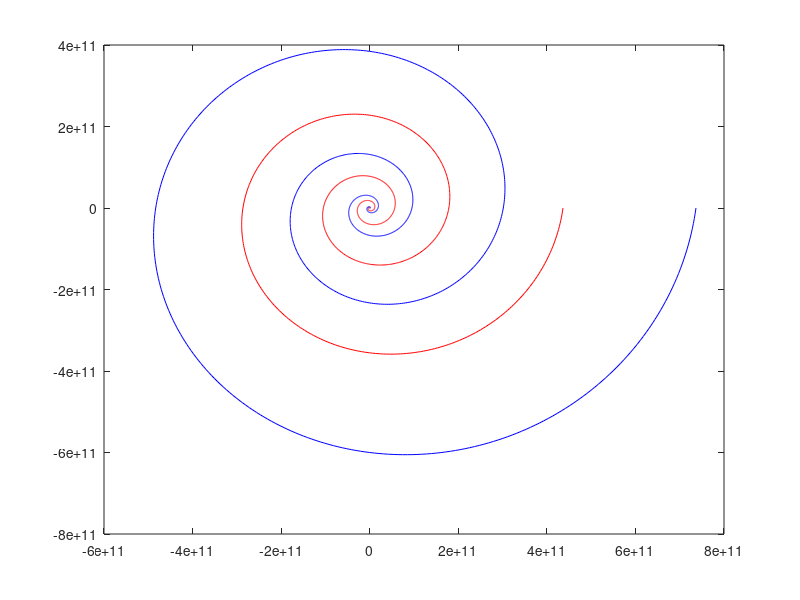
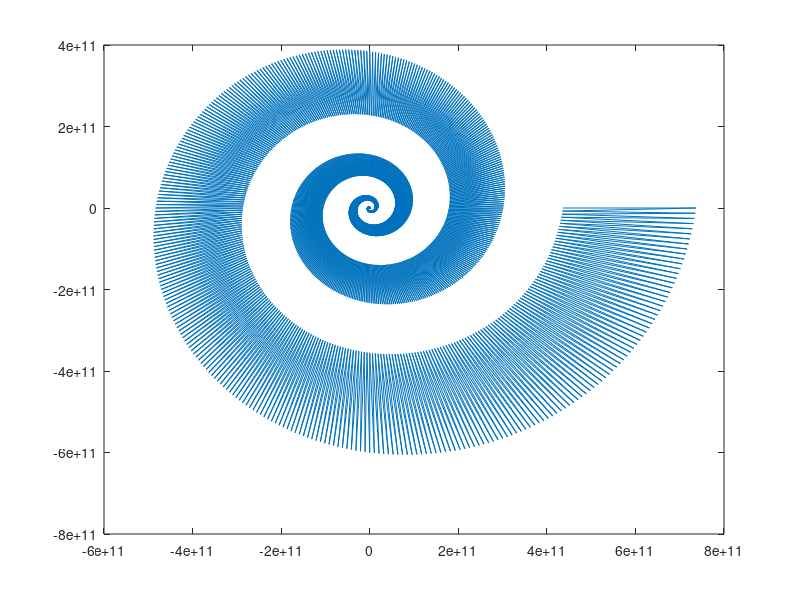

Source code (MATLAB) for these figures, in order: (Note: this script raises an error after producing the figures.)
%% Calming Spirals
%   This script generates a calming spiral
%close figure;

v_r = 0.05;
a_r = 0.5;
r = 0;
points1 = zeros;
points2 = zeros;
for inc = 1:360*5
    points1(inc) = r*exp(2i*pi*inc/360);
    points2(inc) = r*exp(2i*pi*inc/360 + pi/6);
    r = r+v_r;
    v_r = v_r+a_r*inc^2;
end

figure;
plot(real(points1),imag(points1), 'r', real(points2), imag(points2), 'b');

points = zeros;
for inc = 1:2*360*5
    if (rem(inc,2) == 0)
        points(inc) = points1(inc/2);
    else
        points(inc) = points2((inc+1)/2);
    end
end

figure;
plot(real(points), imag(points));
writematrix(points.'./1E11, 'spiral.txt');